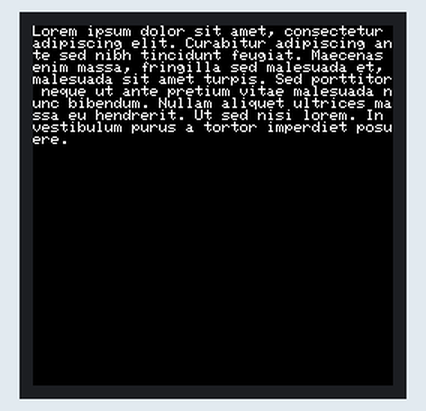
The sketch below on a simulated Arduino Uno, built with avr-gcc and run on an emulated ATmega328P. On the bench: 240×240 colour display. What the sketch prints to the serial monitor is not drawn.

Above: at 0.9 s.
At 2.9 s:
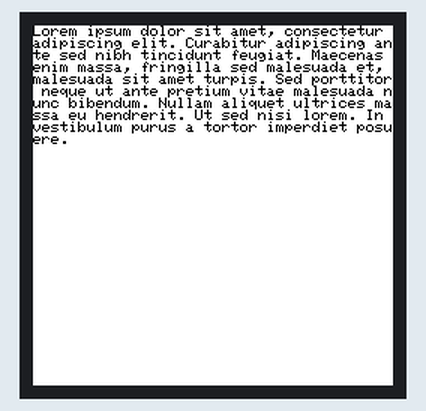

Measured:
- what the display in image 0 shows lasts 2.0 s, from 0.8 s to 2.8 s
- what the display in image 1 shows lasts 0.5 s, from 2.8 s to 3.3 s

The sketch:

graphics_test_custom_3lvl.ino
```cpp
/**
 * @author wannaikedo
 * Reference: ST7789/35 example graphic test
 * from Adafruit Industries
 */

#include <Adafruit_GFX.h>    // Core graphics library
#include <Adafruit_ST7735.h> // Hardware-specific library for ST7735
#include <Adafruit_ST7789.h> // Hardware-specific library for ST7789
#include <SPI.h>

#define TFT_CS        10
#define TFT_RST        8 // Or set to -1 and connect to Arduino RESET pin
#define TFT_DC         9


// Use the HARDWARE SPI pins, which are unique
// to each board and not reassignable. For Arduino Uno: MOSI = pin 11 and
// SCLK = pin 13. This is the fastest mode of operation and is required if
// using the breakout board's microSD card.

// For 1.14", 1.3", 1.54", and 2.0" TFT with ST7789:
Adafruit_ST7789 tft = Adafruit_ST7789(TFT_CS, TFT_DC, TFT_RST);

float p = 3.1415926;

void setup(void) {
  Serial.begin(9600);
  Serial.print(F("Hello! ST77xx TFT Test"));

  // OR use this initializer (uncomment) if using a 1.3" or 1.54" 240x240 TFT:
  // If dispay comes with CS pin, use SPI_MODE0
  tft.init(240, 240, SPI_MODE2);           // Init ST7789 240x240
  tft.setRotation(2);
  // SPI speed defaults to SPI_DEFAULT_FREQ defined in the library, you can override it here
  // Note that speed allowable depends on chip and quality of wiring, if you go too fast, you
  // may end up with a black screen some times, or all the time.
  //tft.setSPISpeed(40000000);

  Serial.println(F("Initialized"));

  uint16_t time = millis();
  tft.fillScreen(ST77XX_BLACK);
  time = millis() - time;

  Serial.println(time, DEC);
  delay(500);

  // large block of text
  tft.fillScreen(ST77XX_BLACK);
  testdrawtext("Lorem ipsum dolor sit amet, consectetur adipiscing elit. Curabitur adipiscing ante sed nibh tincidunt feugiat. Maecenas enim massa, fringilla sed malesuada et, malesuada sit amet turpis. Sed porttitor neque ut ante pretium vitae malesuada nunc bibendum. Nullam aliquet ultrices massa eu hendrerit. Ut sed nisi lorem. In vestibulum purus a tortor imperdiet posuere. ", ST77XX_WHITE);
  delay(1000);

  Serial.println("done");
  delay(1000);
}

void loop() {
  tft.invertDisplay(true);
  delay(500);
  tft.invertDisplay(false);
  delay(500);
}

void testdrawtext(char *text, uint16_t color) {
  tft.setCursor(0, 0);
  tft.setTextColor(color);
  tft.setTextWrap(true);
  tft.print(text);
}
```
